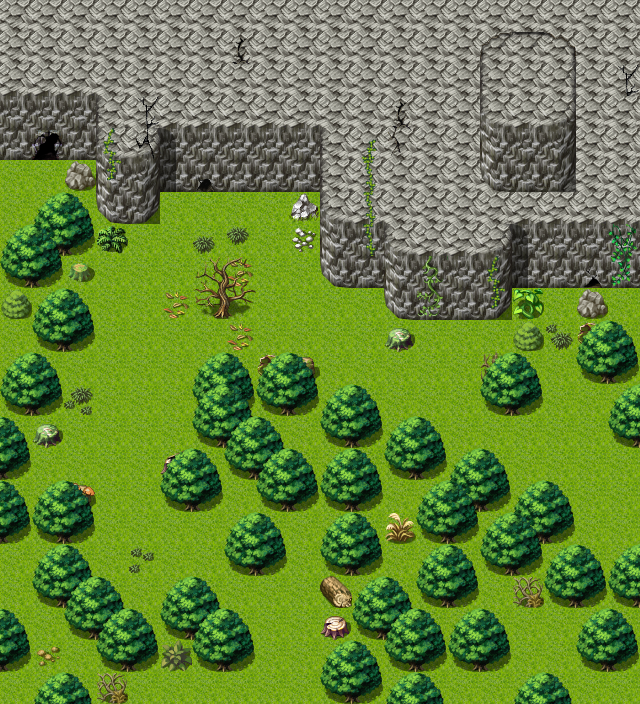

Tiled map render using the project's own tile images. Description and the map definition, with tile-layer contents summarised, below:
An orthogonal 20x22 tile map with 32x32 px tiles, 3 tile layers (Ground, Objects, Above), 1 hidden layer not drawn, 60 tilesets.

<map version="1.0" orientation="orthogonal" renderorder="right-down" width="20" height="22" tilewidth="32" tileheight="32" nextobjectid="8">
 <tileset firstgid="1" name="map_bed_1" tilewidth="32" tileheight="32" tilecount="128" columns="16">
  <image source="../drawable/map_bed_1.png" width="512" height="256" />
 </tileset>
 <tileset firstgid="129" name="map_border_1" tilewidth="32" tileheight="32" tilecount="128" columns="16">
  <image source="../drawable/map_border_1.png" width="512" height="256" />
 </tileset>
 <tileset firstgid="257" name="map_bridge_1" tilewidth="32" tileheight="32" tilecount="128" columns="16">
  <image source="../drawable/map_bridge_1.png" width="512" height="256" />
 </tileset>
 <tileset firstgid="385" name="map_bridge_2" tilewidth="32" tileheight="32" tilecount="128" columns="16">
  <image source="../drawable/map_bridge_2.png" width="512" height="256" />
 </tileset>
 <tileset firstgid="513" name="map_broken_1" tilewidth="32" tileheight="32" tilecount="128" columns="16">
  <image source="../drawable/map_broken_1.png" width="512" height="256" />
 </tileset>
 <tileset firstgid="641" name="map_cavewall_1" tilewidth="32" tileheight="32" tilecount="108" columns="18">
  <image source="../drawable/map_cavewall_1.png" width="576" height="192" />
 </tileset>
 <tileset firstgid="749" name="map_cavewall_2" tilewidth="32" tileheight="32" tilecount="108" columns="18">
  <image source="../drawable/map_cavewall_2.png" width="576" height="192" />
 </tileset>
 <tileset firstgid="857" name="map_cavewall_3" tilewidth="32" tileheight="32" tilecount="108" columns="18">
  <image source="../drawable/map_cavewall_3.png" width="576" height="192" />
 </tileset>
 <tileset firstgid="965" name="map_cavewall_4" tilewidth="32" tileheight="32" tilecount="108" columns="18">
  <image source="../drawable/map_cavewall_4.png" width="576" height="192" />
 </tileset>
 <tileset firstgid="1073" name="map_chair_table_1" tilewidth="32" tileheight="32" tilecount="128" columns="16">
  <image source="../drawable/map_chair_table_1.png" width="512" height="256" />
 </tileset>
 <tileset firstgid="1201" name="map_chair_table_2" tilewidth="32" tileheight="32" tilecount="128" columns="16">
  <image source="../drawable/map_chair_table_2.png" width="512" height="256" />
 </tileset>
 <tileset firstgid="1329" name="map_crate_1" tilewidth="32" tileheight="32" tilecount="128" columns="16">
  <image source="../drawable/map_crate_1.png" width="512" height="256" />
 </tileset>
 <tileset firstgid="1457" name="map_cupboard_1" tilewidth="32" tileheight="32" tilecount="128" columns="16">
  <image source="../drawable/map_cupboard_1.png" width="512" height="256" />
 </tileset>
 <tileset firstgid="1585" name="map_curtain_1" tilewidth="32" tileheight="32" tilecount="128" columns="16">
  <image source="../drawable/map_curtain_1.png" width="512" height="256" />
 </tileset>
 <tileset firstgid="1713" name="map_entrance_1" tilewidth="32" tileheight="32" tilecount="128" columns="16">
  <image source="../drawable/map_entrance_1.png" width="512" height="256" />
 </tileset>
 <tileset firstgid="1841" name="map_entrance_2" tilewidth="32" tileheight="32" tilecount="128" columns="16">
  <image source="../drawable/map_entrance_2.png" width="512" height="256" />
 </tileset>
 <tileset firstgid="1969" name="map_fence_1" tilewidth="32" tileheight="32" tilecount="128" columns="16">
  <image source="../drawable/map_fence_1.png" width="512" height="256" />
 </tileset>
 <tileset firstgid="2097" name="map_fence_2" tilewidth="32" tileheight="32" tilecount="128" columns="16">
  <image source="../drawable/map_fence_2.png" width="512" height="256" />
 </tileset>
 <tileset firstgid="2225" name="map_fence_3" tilewidth="32" tileheight="32" tilecount="128" columns="16">
  <image source="../drawable/map_fence_3.png" width="512" height="256" />
 </tileset>
 <tileset firstgid="2353" name="map_fence_4" tilewidth="32" tileheight="32" tilecount="128" columns="16">
  <image source="../drawable/map_fence_4.png" width="512" height="256" />
 </tileset>
 <tileset firstgid="2481" name="map_ground_1" tilewidth="32" tileheight="32" tilecount="128" columns="16">
  <image source="../drawable/map_ground_1.png" width="512" height="256" />
 </tileset>
 <tileset firstgid="2609" name="map_ground_2" tilewidth="32" tileheight="32" tilecount="128" columns="16">
  <image source="../drawable/map_ground_2.png" width="512" height="256" />
 </tileset>
 <tileset firstgid="2737" name="map_ground_3" tilewidth="32" tileheight="32" tilecount="128" columns="16">
  <image source="../drawable/map_ground_3.png" width="512" height="256" />
 </tileset>
 <tileset firstgid="2865" name="map_ground_4" tilewidth="32" tileheight="32" tilecount="128" columns="16">
  <image source="../drawable/map_ground_4.png" width="512" height="256" />
 </tileset>
 <tileset firstgid="2993" name="map_ground_5" tilewidth="32" tileheight="32" tilecount="128" columns="16">
  <image source="../drawable/map_ground_5.png" width="512" height="256" />
 </tileset>
 <tileset firstgid="3121" name="map_ground_6" tilewidth="32" tileheight="32" tilecount="128" columns="16">
  <image source="../drawable/map_ground_6.png" width="512" height="256" />
 </tileset>
 <tileset firstgid="3249" name="map_ground_7" tilewidth="32" tileheight="32" tilecount="128" columns="16">
  <image source="../drawable/map_ground_7.png" width="512" height="256" />
 </tileset>
 <tileset firstgid="3377" name="map_ground_8" tilewidth="32" tileheight="32" tilecount="128" columns="16">
  <image source="../drawable/map_ground_8.png" width="512" height="256" />
 </tileset>
 <tileset firstgid="3505" name="map_house_1" tilewidth="32" tileheight="32" tilecount="128" columns="16">
  <image source="../drawable/map_house_1.png" width="512" height="256" />
 </tileset>
 <tileset firstgid="3633" name="map_house_2" tilewidth="32" tileheight="32" tilecount="128" columns="16">
  <image source="../drawable/map_house_2.png" width="512" height="256" />
 </tileset>
 <tileset firstgid="3761" name="map_indoor_1" tilewidth="32" tileheight="32" tilecount="128" columns="16">
  <image source="../drawable/map_indoor_1.png" width="512" height="256" />
 </tileset>
 <tileset firstgid="3889" name="map_indoor_2" tilewidth="32" tileheight="32" tilecount="128" columns="16">
  <image source="../drawable/map_indoor_2.png" width="512" height="256" />
 </tileset>
 <tileset firstgid="4017" name="map_kitchen_1" tilewidth="32" tileheight="32" tilecount="128" columns="16">
  <image source="../drawable/map_kitchen_1.png" width="512" height="256" />
 </tileset>
 <tileset firstgid="4145" name="map_outdoor_1" tilewidth="32" tileheight="32" tilecount="128" columns="16">
  <image source="../drawable/map_outdoor_1.png" width="512" height="256" />
 </tileset>
 <tileset firstgid="4273" name="map_pillar_1" tilewidth="32" tileheight="32" tilecount="128" columns="16">
  <image source="../drawable/map_pillar_1.png" width="512" height="256" />
 </tileset>
 <tileset firstgid="4401" name="map_pillar_2" tilewidth="32" tileheight="32" tilecount="128" columns="16">
  <image source="../drawable/map_pillar_2.png" width="512" height="256" />
 </tileset>
 <tileset firstgid="4529" name="map_plant_1" tilewidth="32" tileheight="32" tilecount="128" columns="16">
  <image source="../drawable/map_plant_1.png" width="512" height="256" />
 </tileset>
 <tileset firstgid="4657" name="map_plant_2" tilewidth="32" tileheight="32" tilecount="128" columns="16">
  <image source="../drawable/map_plant_2.png" width="512" height="256" />
 </tileset>
 <tileset firstgid="4785" name="map_rock_1" tilewidth="32" tileheight="32" tilecount="128" columns="16">
  <image source="../drawable/map_rock_1.png" width="512" height="256" />
 </tileset>
 <tileset firstgid="4913" name="map_rock_2" tilewidth="32" tileheight="32" tilecount="128" columns="16">
  <image source="../drawable/map_rock_2.png" width="512" height="256" />
 </tileset>
 <tileset firstgid="5041" name="map_roof_1" tilewidth="32" tileheight="32" tilecount="128" columns="16">
  <image source="../drawable/map_roof_1.png" width="512" height="256" />
 </tileset>
 <tileset firstgid="5169" name="map_roof_2" tilewidth="32" tileheight="32" tilecount="128" columns="16">
  <image source="../drawable/map_roof_2.png" width="512" height="256" />
 </tileset>
 <tileset firstgid="5297" name="map_roof_3" tilewidth="32" tileheight="32" tilecount="128" columns="16">
  <image source="../drawable/map_roof_3.png" width="512" height="256" />
 </tileset>
 <tileset firstgid="5425" name="map_shop_1" tilewidth="32" tileheight="32" tilecount="128" columns="16">
  <image source="../drawable/map_shop_1.png" width="512" height="256" />
 </tileset>
 <tileset firstgid="5553" name="map_sign_ladder_1" tilewidth="32" tileheight="32" tilecount="128" columns="16">
  <image source="../drawable/map_sign_ladder_1.png" width="512" height="256" />
 </tileset>
 <tileset firstgid="5681" name="map_table_1" tilewidth="32" tileheight="32" tilecount="128" columns="16">
  <image source="../drawable/map_table_1.png" width="512" height="256" />
 </tileset>
 <tileset firstgid="5809" name="map_trail_1" tilewidth="32" tileheight="32" tilecount="128" columns="16">
  <image source="../drawable/map_trail_1.png" width="512" height="256" />
 </tileset>
 <tileset firstgid="5937" name="map_transition_1" tilewidth="32" tileheight="32" tilecount="128" columns="16">
  <image source="../drawable/map_transition_1.png" width="512" height="256" />
 </tileset>
 <tileset firstgid="6065" name="map_transition_2" tilewidth="32" tileheight="32" tilecount="128" columns="16">
  <image source="../drawable/map_transition_2.png" width="512" height="256" />
 </tileset>
 <tileset firstgid="6193" name="map_transition_3" tilewidth="32" tileheight="32" tilecount="128" columns="16">
  <image source="../drawable/map_transition_3.png" width="512" height="256" />
 </tileset>
 <tileset firstgid="6321" name="map_transition_4" tilewidth="32" tileheight="32" tilecount="128" columns="16">
  <image source="../drawable/map_transition_4.png" width="512" height="256" />
 </tileset>
 <tileset firstgid="6449" name="map_transition_5" tilewidth="32" tileheight="32" tilecount="128" columns="16">
  <image source="../drawable/map_transition_5.png" width="512" height="256" />
 </tileset>
 <tileset firstgid="6577" name="map_tree_1" tilewidth="32" tileheight="32" tilecount="128" columns="16">
  <image source="../drawable/map_tree_1.png" width="512" height="256" />
 </tileset>
 <tileset firstgid="6705" name="map_tree_2" tilewidth="32" tileheight="32" tilecount="128" columns="16">
  <image source="../drawable/map_tree_2.png" width="512" height="256" />
 </tileset>
 <tileset firstgid="6833" name="map_wall_1" tilewidth="32" tileheight="32" tilecount="128" columns="16">
  <image source="../drawable/map_wall_1.png" width="512" height="256" />
 </tileset>
 <tileset firstgid="6961" name="map_wall_2" tilewidth="32" tileheight="32" tilecount="120" columns="15">
  <image source="../drawable/map_wall_2.png" width="480" height="256" />
 </tileset>
 <tileset firstgid="7081" name="map_wall_3" tilewidth="32" tileheight="32" tilecount="120" columns="15">
  <image source="../drawable/map_wall_3.png" width="480" height="256" />
 </tileset>
 <tileset firstgid="7201" name="map_wall_4" tilewidth="32" tileheight="32" tilecount="120" columns="15">
  <image source="../drawable/map_wall_4.png" width="480" height="256" />
 </tileset>
 <tileset firstgid="7321" name="map_window_1" tilewidth="32" tileheight="32" tilecount="128" columns="16">
  <image source="../drawable/map_window_1.png" width="512" height="256" />
 </tileset>
 <tileset firstgid="7449" name="map_window_2" tilewidth="32" tileheight="32" tilecount="128" columns="16">
  <image source="../drawable/map_window_2.png" width="512" height="256" />
 </tileset>
 <layer name="Ground" width="20" height="22">
  <data>[440 cells, 440 non-empty, 1 distinct tile ids]</data>
 </layer>
 <layer name="Objects" width="20" height="22">
  <data>[440 cells, 260 non-empty, 41 distinct tile ids]</data>
 </layer>
 <layer name="Above" width="20" height="22">
  <data>[440 cells, 121 non-empty, 36 distinct tile ids]</data>
 </layer>
 <layer name="Walkable" width="20" height="22" visible="0">
  <data>[440 cells, 260 non-empty, 1 distinct tile ids]</data>
 </layer>
 <objectgroup name="Mapevents" />
 <objectgroup name="Spawn" />
 <objectgroup name="Keys" />
</map>
